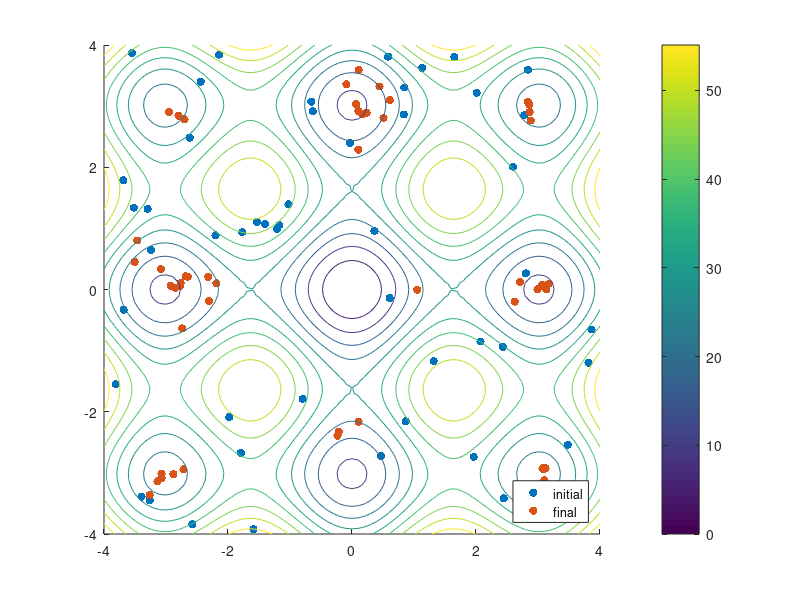

Write MATLAB code to recreate this figure.
function res=Firefly_algorithm()
    function res=Intensity(x)
        res=-sum(x.^2+25*(sin(x).^2));
    end
    n=50;
    lb=-4;
    ub=4;
    dim=2; 
    pos=lb+(ub-lb)*rand(dim,n); % Positions of fireflies Dimention x Number of fireflies
    x_=pos(1,:);
    y_=pos(2,:);
    z_=Intensity(pos);
    scatter(x_,y_,'filled','DisplayName','Initial');
    hold on 
    T=20; % Number of iterations
    ii=1;
    beta=.5;
    gamma=1;
    alpha=.2;
    theta=.95;
    List_of_ans=zeros(dim,n,T);
    List_of_ans(:,:,1)=pos;
    Fitness=Intensity(pos); % Calculate the intensity
    while ii<=T % Run each step till max iteration is reached
        for jj=1:n
            temp=zeros(dim,1);
            for kk=1:n
                if (Fitness(kk)>Fitness(jj)) % Move the firefly if the other firefly is brighter
                    r_2=sum((pos(:,jj)-pos(:,kk)).^2);
                    temp=temp+beta*exp(-gamma*r_2)*(pos(:,kk)-pos(:,jj));
                end
            end
           pos(:,jj)=pos(:,jj)+temp+alpha*randn(dim,1);% Finally update the overall position of firefly
        end
        Fitness=Intensity(pos);
        List_of_ans(:,:,ii+1)=pos;
        alpha=alpha*theta;
        ii=ii+1;
    end
  %  Visulization of result 
x_=pos(1,:);
y_=pos(2,:);
z_=Intensity(pos);
[val,index]=max(z_);
res=[x_(index),y_(index)];
scatter(x_,y_,'filled','DisplayName','Final');
hold on 
x=-4:.1:4;
y=-4:.1:4;
length=size(x);
length=length(2);
z=zeros(length);
for ii=1:length
    z(ii,:)=Intensity([x(ii)*ones(1,length);y]);
end
% surf(x,y,z)
contour(x,y,-z)
legend({'initial','final'},"Location","southeast")
colorbar('eastoutside')
end

